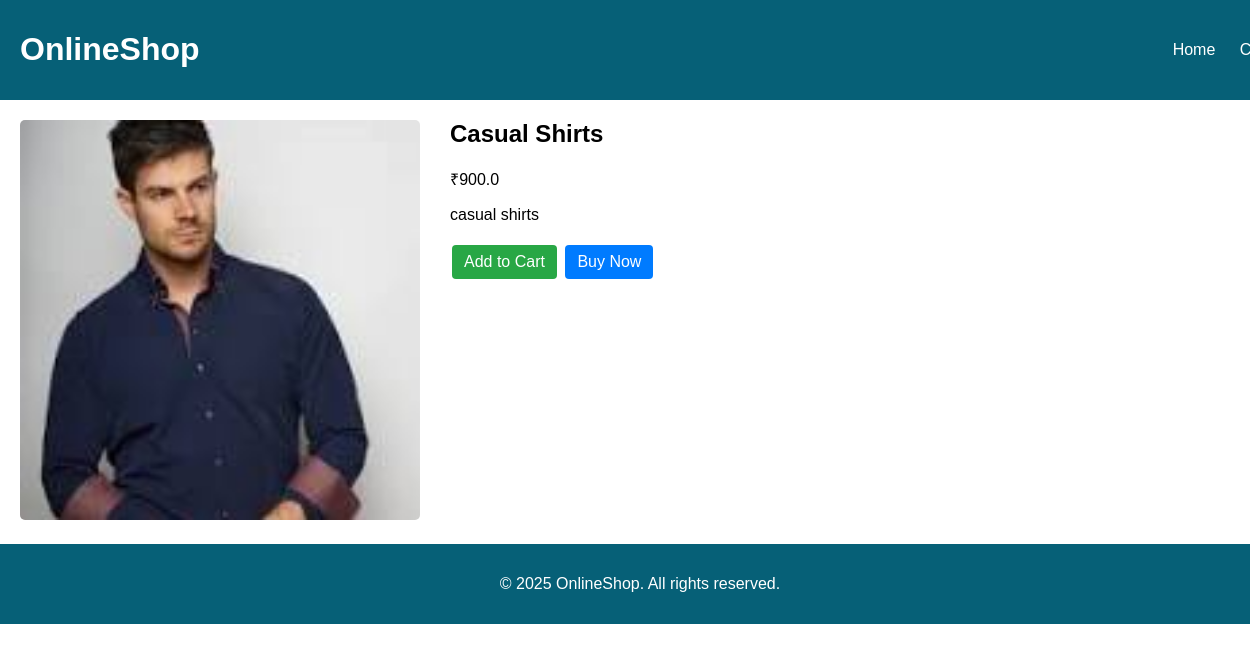
The page /product/casual_shirts/ on the database its author committed.
### shop/models.py (models this page shows, shortened)
class Product(models.Model):
    category = models.ForeignKey(Category, on_delete=models.CASCADE)
    name = models.CharField(max_length=100)
    slug = models.SlugField(unique=True)
    price = models.FloatField()
    description = models.TextField()
    image = models.ImageField(upload_to='products/')

### shop/views.py (the view)
# urls.py: path('product/<slug:slug>/', views.product_detail, name='product_detail'),
def product_detail(request, slug):
    product = get_object_or_404(Product, slug=slug)
    return render(request, 'shop/product_detail.html', {'product': product})

### shop/templates/shop/product_detail.html (shortened to what this page needs)
{% load static %}
<!DOCTYPE html>
<html lang="en">
<head>
    <link rel="stylesheet" href="{% static 'css/style.css' %}">
</head>
<body>
    <header>
        <h1>OnlineShop</h1>
        <nav>
            <a href="{% url 'home' %}">Home</a>
            <a href="{% url 'cart' %}">Cart</a>
        </nav>
    </header>
    <section class="product-detail">
        <div class="product-image">
            <img src="{{ product.image.url }}" alt="{{ product.name }}">
        </div>
        <div class="product-info">
            <h2>{{ product.name }}</h2>
            <p class="price">₹{{ product.price }}</p>
            <p>{{ product.description }}</p>
            <a href="{% url 'add_to_cart' product.id %}" class="btn-add-cart">Add to Cart</a>
            <a href="{% url 'checkout' %}" class="btn-buy-now">Buy Now</a>
        </div>
    </section>
    <footer>
        <p>&copy; 2025 OnlineShop. All rights reserved.</p>
    </footer>
</body>
</html>

### shop/static/css/style.css (style rules this page uses)
body { font-family: Arial, sans-serif; margin: 0; padding: 0; }
header { background-color: #066077; color: #fff; width: 100%; padding: 10px 20px; display: flex; justify-content: space-between; align-items: center; }
header nav a { color: #fff; text-decoration: none; margin-left: 20px; }
.btn-add-cart, .btn-buy-now { display: inline-block; padding: 8px 12px; margin: 5px 2px; text-decoration: none; color: #fff; border-radius: 4px; }
.btn-add-cart { background-color: #28a745; }
.btn-buy-now { background-color: #007bff; }
footer { text-align: center; width: 100%; padding: 15px; background-color: #066077; color: #fff; }
.product-detail { display: flex; gap: 30px; padding: 20px; }
.product-detail img { width: 400px; height: auto; border-radius: 5px; }
.product-info h2 { margin-top: 0; }
a { text-decoration: none; color:#066077; }

### rows shown on the page
Product: image (picture), name "Casual Shirts", price "900.0", description "casual shirts"
